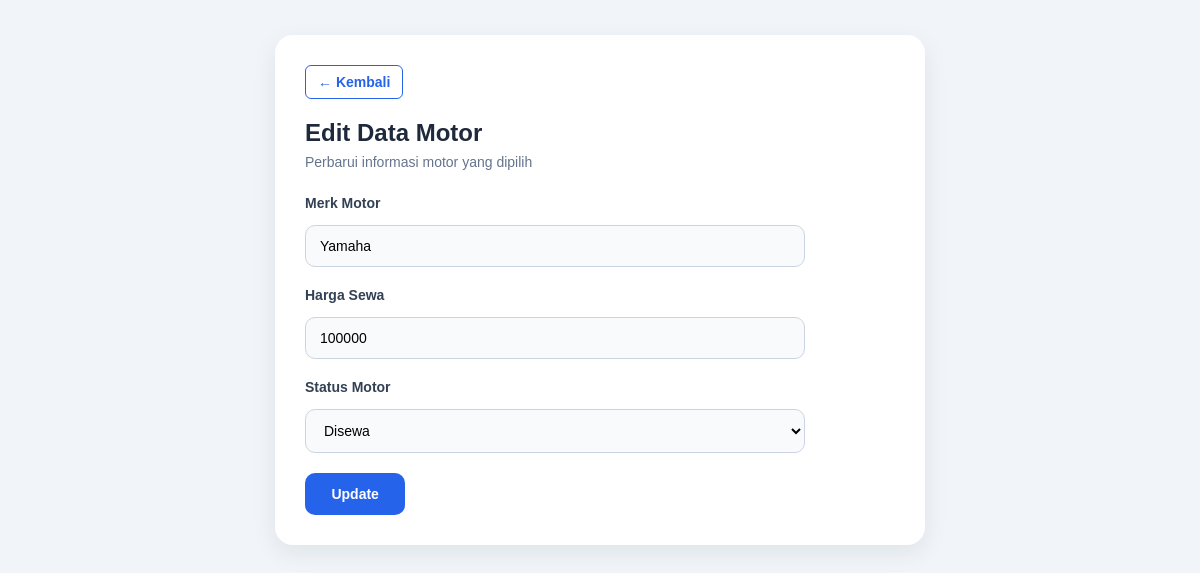
Screenshot of /motor/edit_motor.php?id=1 with the database file from the repository.
### tables this page shows
CREATE TABLE `motor` (
  `id_motor` int(11) NOT NULL,
  `merk` varchar(20) NOT NULL,
  `harga_sewa` int(10) NOT NULL,
  `status` varchar(10) NOT NULL
);

### motor/edit_motor.php (the view, shortened to what this page needs)
<?php
include "../koneksi.php";
$id = $_GET['id'];
$data = mysqli_query($conn, "SELECT * FROM motor WHERE id_motor='$id'");
$row = mysqli_fetch_assoc($data);
?>
<!DOCTYPE html>
<html>
<head>
    <link rel="stylesheet" href="../style.css">
</head>
<body>
<div class="form-card">
    <a href="index_motor.php" class="back-button">
        ← Kembali
    </a>
        <div class="form-header">
            <h2>Edit Data Motor</h2>
            <p>Perbarui informasi motor yang dipilih</p>
        </div>
        <form method="POST">
            <div class="form-group">
                <label>Merk Motor</label>
                <input
                    type="text"
                    name="merk"
                    value="<?= htmlspecialchars($row['merk']); ?>"
                    required
                >
            </div>
            <div class="form-group">
                <label>Harga Sewa</label>
                <input
                    type="number"
                    name="harga_sewa"
                    value="<?= $row['harga_sewa']; ?>"
                    required
                >
            </div>
            <div class="form-group">
                <label>Status Motor</label>
                <select name="status" required>
                    <option value="Disewa"
                        <?= $row['status'] == 'Disewa' ? 'selected' : ''; ?>>
                        Disewa
                    </option>
                </select>
            </div>
            <button type="submit" name="update" class="primary-button">
                Update
        </button>
        </form>
</div>
</body>
</html>

### style.css (style rules this page uses)
* { margin: 0; padding: 0; box-sizing: border-box; font-family: Arial, sans-serif; }
body { background: #f1f5f9; min-height: 100vh; }
.login-button, .primary-button { border: none; background: #2563eb; color: white; cursor: pointer; font-weight: bold; }
.back-button { display: block; width: fit-content; color: #2563eb; text-decoration: none; font-size: 14px; font-weight: bold; margin-bottom: 20px; padding: 8px 12px; border: 1px solid #2563eb; border-radius: 6px; }
form label { color: #1e293b; font-weight: bold; font-size: 14px; }
form input, form select { width: 100%; max-width: 500px; padding: 12px; margin-top: 6px; border: 1px solid #cbd5e1; border-radius: 7px; font-size: 14px; outline: none; }
.form-card { max-width: 650px; margin: 35px auto; background: white; padding: 30px; border-radius: 18px; box-shadow: 0 8px 25px rgba(15,23,42,.08); }
.form-header { margin-bottom: 25px; }
.form-header h2 { margin: 0 0 7px; color: #1e293b; }
.form-header p { margin: 0; color: #64748b; font-size: 14px; }
.form-group { margin-bottom: 20px; }
.form-group label { display: block; margin-bottom: 8px; font-weight: 600; color: #334155; }
.form-group input, .form-group select { width: 100%; padding: 12px 14px; border: 1px solid #cbd5e1; border-radius: 10px; font-size: 14px; outline: none; background: #f8fafc; }
.primary-button { display: inline-block; width: 17%; padding: 13px; text-align: center; border-radius: 10px; background: #2563eb; color: white; font-size: 14px; font-weight: 600; cursor: pointer; }

### rows the page displays
motor: merk "Yamaha", harga_sewa "100000", status "Disewa"
